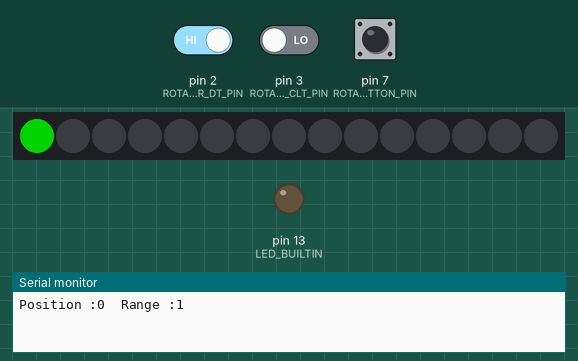
Bench run of a sketch on a simulated Arduino Uno, built with avr-gcc and run on an emulated ATmega328P. Parts: 15 RGB LEDs in strip order, left to right, output pins drawn as LEDs (lit = HIGH), the last lines printed to the serial monitor. Inputs (shaded band) come from the test bench; at power-on: pin 2 (ROTARY_ENCODER_DT_PIN) HIGH, pin 7 (ROTARY_ENCODER_BUTTON_PIN) LOW, pin 3 (ROTARY_ENCODER_CLT_PIN) LOW. Dim RGB values are drawn brighter than linear.

Above: at 1.2 s.
1.3 s: pin 2 (ROTARY_ENCODER_DT_PIN) driven LOW
2.9 s: pin 2 (ROTARY_ENCODER_DT_PIN) driven HIGH
At 3.2 s:
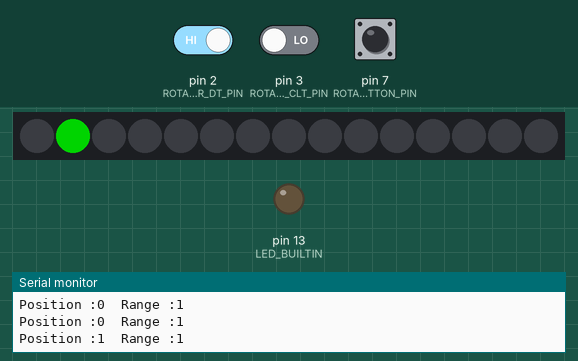
4.4 s: pin 7 (ROTARY_ENCODER_BUTTON_PIN) pulsed HIGH 5 times (0.12 s each, 0.3 s apart)
7.4 s: pin 2 (ROTARY_ENCODER_DT_PIN) driven LOW
Timing chart, 0 to 10.0 s (numbered marks = the images above; inputs shaded):
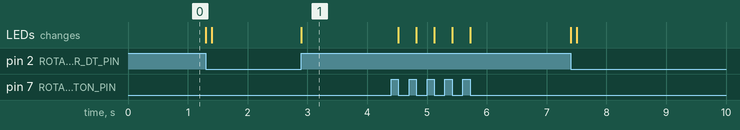

Measured:
- after the input at 2.9 s, the LEDs: change at once (image 1)

The sketch:

arduinorotaryencoderleds.ino
```cpp
#include <FastLED.h>
#define NUM_LEDS 15
#define DATA_PIN 6
#define ROTARY_ENCODER_DT_PIN 2
#define ROTARY_ENCODER_CLT_PIN 3
#define ROTARY_ENCODER_BUTTON_PIN 7
CRGB leds[NUM_LEDS];

bool savedRotaryEncoderDtValue;
long unsigned rotaryEncoderSecureTimer;

bool isButtonPressed = false;

int positionIndex = 0;
int range = 1;
bool isRangeMode = false;

bool firstLoop = true;

enum positionStatus
{
  UNCHANGED,
  CHANGED,
  ERROR
};
long unsigned showErrorTimer = 0;
bool errorStatus = false;

void setup()
{
  pinMode(ROTARY_ENCODER_BUTTON_PIN, INPUT);

  pinMode(LED_BUILTIN, OUTPUT);

  Serial.begin(9600);

  savedRotaryEncoderDtValue = digitalRead(ROTARY_ENCODER_DT_PIN);

  rotaryEncoderSecureTimer = millis();

  FastLED.addLeds<NEOPIXEL, DATA_PIN>(leds, NUM_LEDS);
}

void loop()
{
  bool modeChanged = manageSwitchMode();

  enum positionStatus status = managePositionChange();

  bool showError = manageErrorVisibility(status);

  if (modeChanged || status != UNCHANGED || firstLoop || errorStatus != showError)
  {
    serialPrintInfo(positionIndex, range);

    renderLeds(positionIndex, range, isRangeMode, showError);

    firstLoop = false;
    errorStatus = showError;
  }
}

bool manageErrorVisibility(enum positionStatus status)
{
  if (status == ERROR)
  {
    showErrorTimer = millis();
  }

  if (showErrorTimer != 0 && abs(millis() - showErrorTimer) < 100)
  {
    return true;
  }
  else if (showErrorTimer != 0)
  {
    showErrorTimer = 0;
  }

  return false;
}

bool manageSwitchMode()
{
  bool buttonPressed = getButtonPressed();

  if (buttonPressed)
  {
    isRangeMode = !isRangeMode;

    return true;
  }

  return false;
}

bool getButtonPressed()
{
  int buttonState = digitalRead(ROTARY_ENCODER_BUTTON_PIN);

  if (buttonState == HIGH)
  {
    isButtonPressed = true;
  }
  else if (isButtonPressed)
  {
    isButtonPressed = false;

    return true;
  }

  return false;
}

enum positionStatus managePositionChange()
{
  bool success = false;
  int movement = getRotaryEncoderPosition();

  if (movement == 0)
  {
    return UNCHANGED;
  }

  if (isRangeMode)
  {
    success = setGlobalRange(movement, positionIndex, NUM_LEDS);
  }
  else
  {
    success = setGlobalPositionIndex(movement, range, NUM_LEDS);
  }

  return success ? CHANGED : ERROR;
}

bool setGlobalPositionIndex(int movement, int currentRange, int numLed)
{
  int newValue = positionIndex + movement;

  if (newValue < 0 || newValue + currentRange > numLed)
  {
    Serial.println("Error bad position");

    return false;
  }

  positionIndex = newValue;

  return true;
}

bool setGlobalRange(int movement, int currentPositionIndex, int numLed)
{
  int newValue = range + movement;

  if (newValue < 1 || newValue + currentPositionIndex > numLed)
  {
    Serial.println("Error bad range");

    return false;
  }

  range = newValue;

  return true;
}

int getRotaryEncoderPosition()
{
  bool dtStatus = digitalRead(ROTARY_ENCODER_DT_PIN);
  int movement = 0;

  if (dtStatus != savedRotaryEncoderDtValue)
  {
    if (abs(millis() - rotaryEncoderSecureTimer) > 50)
    {
      if (digitalRead(ROTARY_ENCODER_CLT_PIN) != savedRotaryEncoderDtValue)
      {
        movement = -1;
      }
      else
      {
        movement = 1;
      }
      rotaryEncoderSecureTimer = millis();
    }
    savedRotaryEncoderDtValue = dtStatus;
  }
  return movement;
}

void serialPrintInfo(int currentPositionIndex, int currentRange)
{
  Serial.print("Position :");
  Serial.print(currentPositionIndex);
  Serial.print("  Range :");
  Serial.println(currentRange);
}

void renderLeds(int startIndex, int range, bool isRangeMode, bool error)
{
  for (int j = startIndex; j < startIndex + range; j++)
  {

    leds[j] = getLedColor(isRangeMode, error);
  }
  FastLED.show();
  FastLED.clear();
}

CRGB getLedColor(bool isRangeMode, bool error)
{
  CRGB color = CRGB::Green;

  if (error)
  {
    color = CRGB::Red;
  }
  else if (isRangeMode)
  {
    color = CRGB::White;
  }

  return color;
}
```
